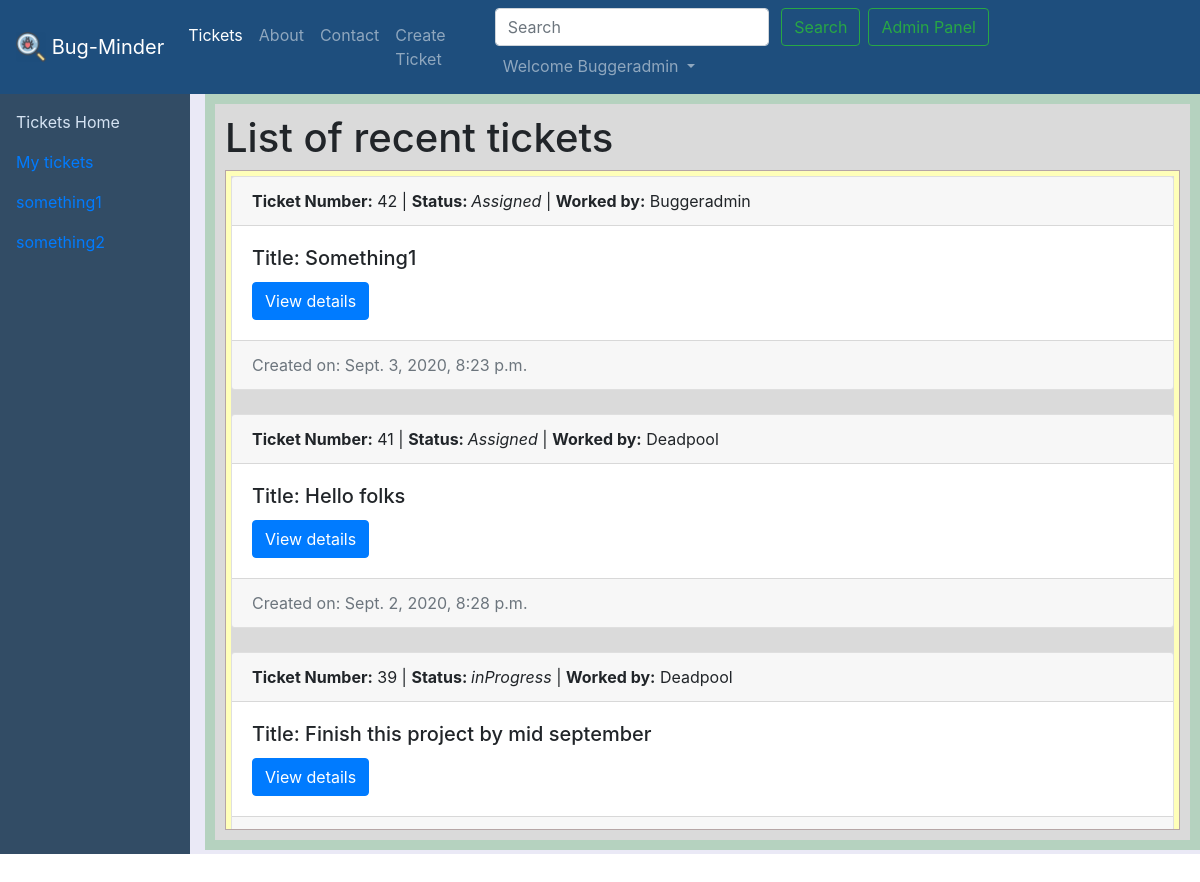
Screenshot of /tickets/ (signed in) with the database file from the repository.
### tickets/models.py (models this page shows, shortened)
class Ticket(models.Model):
    tno = models.AutoField(primary_key=True)
    title = models.CharField(max_length=255)
    content = models.TextField()
    author = models.CharField(max_length=100)
    status = models.CharField(max_length=20, default='Assigned')
    slug = models.CharField(max_length=130)
    timestamp = models.DateTimeField(default=now)
    end_date = models.DateTimeField(null=True, blank=True)

### tickets/views.py (the view)
# urls.py: path('', views.ticketsHome, name='ticketsHome'),
@login_required
def ticketsHome(request):
    allTickets = Ticket.objects.all().order_by('-timestamp')
    context = {
        'allTickets': allTickets
    }
    return render(request, 'tickets/ticketsHome.html', context)

### templates/tickets/ticketsHome.html (shortened to what this page needs)
{% extends 'ticketBase.html' %}
{% block ticketHomeActive %} active {% endblock ticketHomeActive %}
{% block ticketBody %}
<div class="container-fluid scroll">
    <div class="scroll" style="background-color: #dadada;">
        <h1> List of recent tickets </h1>
        <div id="div1" style="height: 660px;position:relative;">
            <div id="div2" style="max-height:100%;overflow:auto; border:1px solid #b6a6a6;">
                <div id="div3" style="height:1500px;border:5px solid rgb(255 255 185);">
                    {% for ticket in allTickets %}
                    <div class="card">
                        <div class="card-header"> <strong> Ticket Number:</strong> {{ticket.tno}} |
                            <strong>Status: </strong><i> {{ticket.status}} </i> |
                            <strong>Worked by:</strong> {{ticket.author|title}}
                        </div>
                        <div class="card-body">
                            <h5 class="card-title">Title: {{ticket.title}} </h5>
                            <a href="/tickets/{{ticket.tno}}" role="button" class="btn btn-primary">View details</a>
                        </div>
                        <div class="card-footer text-muted">
                            Created on: {{ticket.timestamp}}
                        </div>
                    </div><br>
                    {% endfor %}
                </div>
            </div>
        </div>
    </div>
</div>
{% endblock ticketBody %}

### templates/base.html (shortened to what this page needs)
<!doctype html>
<html lang="en">
<head>
    <link rel="stylesheet" href="https://stackpath.bootstrapcdn.com/bootstrap/4.5.2/css/bootstrap.min.css"
>
    <link rel="stylesheet" href="https://use.fontawesome.com/releases/v5.6.3/css/all.css"
>
</head>
<body>
    <nav class="navbar navbar-expand-lg navbar-dark bg-dark" id="Nav_Base">
        {% load static %}
        <a class="navbar-brand" href="#"><img src="{%  static 'img/bug-magnifying-glass-icon.png' %}" width="30"
                height="30" class="d-inline-block align-top" alt="bug" loading="lazy"> Bug-Minder</a>
        <div class="collapse navbar-collapse" id="navbarSupportedContent">
            <ul class="navbar-nav mr-auto">
                {% if user.is_authenticated %}
                <li class="nav-item {% block ticketsactive %} {% endblock ticketsactive %}">
                    <a class="nav-link" href="/tickets">Tickets</a>
                </li>
                <li class="nav-item {% block aboutactive %} {% endblock aboutactive %}">
                    <a class="nav-link" href="/aboutPage">About</a>
                </li>
                <li class="nav-item {% block contactactive %} {% endblock contactactive %} ">
                    <a class="nav-link" href="/contact">Contact</a>
                </li>
                <li class="nav-item">
                    <a role="button" class="nav-link" data-toggle="modal" data-target="#createTicketModal">Create
                        Ticket</a>
                </li>
            </ul>
            <div class="ml-auto form-inline">
                <form method="get" action="/search" class="my-2 my-lg-0" autocomplete="off">
                    <input class="form-control mr-sm-2" type="search" id="query" name="query" id="query"
                        placeholder="Search" aria-label="Search" onchange="this.form.submit()">
                    <button class="btn btn-outline-success my-2 my-sm-0" type="submit">Search</button>
                </form>
                {% if request.user.is_superuser %}
                <a href="/admin" target="_blank" class="btn btn-outline-success m-2 my-2 my-sm-0" type="submit">Admin
                    Panel</a>
                {% endif %}
                <ul class="navbar-nav">
                    <li class="nav-item dropdown">
                        <a class="nav-link dropdown-toggle" href="#" id="navbarDropdown" role="button"
                            data-toggle="dropdown" aria-haspopup="true" aria-expanded="false">
                            Welcome {{ request.user|title }}
                        </a>
                    </li>
                </ul>
                {% endif %}
            </div>
        </div>
    </nav>
    {% block body %} {% endblock body %}
</body>
</html>

### templates/base.html (style rules this page uses)
.bg-dark { background-color: #1e4e7d !important; }
div.scroll { background-color: #b5d2bf; box-sizing: border-box overflow: auto; text-align: justify; padding: 10px; }

### rows the page displays
Ticket: tno "42", status "Assigned", author "Buggeradmin", title "Something1", timestamp "Sept. 3, 2020, 8:23 p.m."
Ticket: tno "41", status "Assigned", author "Deadpool", title "Hello folks", timestamp "Sept. 2, 2020, 8:28 p.m."
Ticket: tno "39", status "inProgress", author "Deadpool", title "Finish this project by mid september"

### other values shown
{{ request.user|title }} "Buggeradmin"
